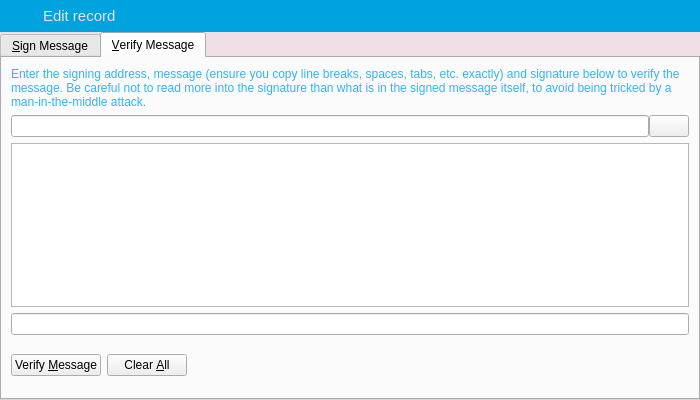
<?xml version="1.0" encoding="UTF-8"?>
<ui version="4.0">
 <class>SignVerifyMessageDialog</class>
 <widget class="QDialog" name="SignVerifyMessageDialog">
  <property name="geometry">
   <rect>
    <x>0</x>
    <y>0</y>
    <width>700</width>
    <height>400</height>
   </rect>
  </property>
  <property name="windowTitle">
   <string>Signatures - Sign / Verify a Message</string>
  </property>
  <property name="styleSheet">
   <string notr="true">QLabel {
	color: #32b4f0;
}

QDialog {
	background-color: #f0dfe7;
}</string>
  </property>
  <property name="modal">
   <bool>true</bool>
  </property>
  <layout class="QVBoxLayout" name="verticalLayout">
   <property name="spacing">
    <number>0</number>
   </property>
   <property name="margin">
    <number>0</number>
   </property>
   <item>
    <widget class="QWidget" name="wHeader" native="true">
     <property name="minimumSize">
      <size>
       <width>0</width>
       <height>32</height>
      </size>
     </property>
     <property name="maximumSize">
      <size>
       <width>16777215</width>
       <height>32</height>
      </size>
     </property>
     <property name="styleSheet">
      <string notr="true">#wHeader {
	background-color: #00a3de;
}</string>
     </property>
     <property name="is_header" stdset="0">
      <bool>true</bool>
     </property>
     <layout class="QHBoxLayout" name="horizontalLayout_19">
      <property name="margin">
       <number>0</number>
      </property>
      <item>
       <spacer name="horizontalSpacer_26">
        <property name="orientation">
         <enum>Qt::Horizontal</enum>
        </property>
        <property name="sizeType">
         <enum>QSizePolicy::Fixed</enum>
        </property>
        <property name="sizeHint" stdset="0">
         <size>
          <width>7</width>
          <height>20</height>
         </size>
        </property>
       </spacer>
      </item>
      <item>
       <widget class="QLabel" name="label_33">
        <property name="sizePolicy">
         <sizepolicy hsizetype="Preferred" vsizetype="Preferred">
          <horstretch>0</horstretch>
          <verstretch>0</verstretch>
         </sizepolicy>
        </property>
        <property name="minimumSize">
         <size>
          <width>30</width>
          <height>30</height>
         </size>
        </property>
        <property name="maximumSize">
         <size>
          <width>30</width>
          <height>30</height>
         </size>
        </property>
        <property name="text">
         <string/>
        </property>
        <property name="pixmap">
         <pixmap resource="../res.qrc">:/res/edit_record_icon.png</pixmap>
        </property>
       </widget>
      </item>
      <item>
       <widget class="QLabel" name="lbTitle">
        <property name="font">
         <font>
          <pointsize>11</pointsize>
          <stylestrategy>PreferAntialias</stylestrategy>
         </font>
        </property>
        <property name="styleSheet">
         <string notr="true">QLabel {
	color: #f0dfe7;
}</string>
        </property>
        <property name="text">
         <string>Edit record</string>
        </property>
       </widget>
      </item>
      <item>
       <widget class="QPushButton" name="bClose">
        <property name="minimumSize">
         <size>
          <width>30</width>
          <height>30</height>
         </size>
        </property>
        <property name="maximumSize">
         <size>
          <width>30</width>
          <height>30</height>
         </size>
        </property>
        <property name="styleSheet">
         <string notr="true">QPushButton {	
	image: url(:/res/close_normal.png);
	border: 0px solid gray;
}
QPushButton:pressed:flat {
	image: url(:/res/close_normal.png);
}

QPushButton:hover {
	image: url(:/res/close_hover.png);
}</string>
        </property>
        <property name="text">
         <string notr="true"/>
        </property>
        <property name="flat">
         <bool>true</bool>
        </property>
       </widget>
      </item>
     </layout>
    </widget>
   </item>
   <item>
    <widget class="QTabWidget" name="tabWidget">
     <property name="currentIndex">
      <number>1</number>
     </property>
     <widget class="QWidget" name="tabSignMessage">
      <attribute name="title">
       <string>&amp;Sign Message</string>
      </attribute>
      <layout class="QVBoxLayout" name="verticalLayout_SM">
       <item>
        <widget class="QLabel" name="infoLabel_SM">
         <property name="text">
          <string>You can sign messages with your addresses to prove you own them. Be careful not to sign anything vague, as phishing attacks may try to trick you into signing your identity over to them. Only sign fully-detailed statements you agree to.</string>
         </property>
         <property name="textFormat">
          <enum>Qt::PlainText</enum>
         </property>
         <property name="wordWrap">
          <bool>true</bool>
         </property>
        </widget>
       </item>
       <item>
        <layout class="QHBoxLayout" name="horizontalLayout_1_SM">
         <property name="spacing">
          <number>0</number>
         </property>
         <item>
          <widget class="QValidatedLineEdit" name="addressIn_SM">
           <property name="toolTip">
            <string>The address to sign the message with (e.g. 7NS17iag9jJgTHD1VXjvLCEnZuQ3rJDE9L)</string>
           </property>
           <property name="maxLength">
            <number>34</number>
           </property>
          </widget>
         </item>
         <item>
          <widget class="QPushButton" name="addressBookButton_SM">
           <property name="toolTip">
            <string>Choose an address from the address book</string>
           </property>
           <property name="text">
            <string/>
           </property>
           <property name="icon">
            <iconset resource="../bitcoin.qrc">
             <normaloff>:/icons/address-book</normaloff>:/icons/address-book</iconset>
           </property>
           <property name="shortcut">
            <string>Alt+A</string>
           </property>
           <property name="autoDefault">
            <bool>false</bool>
           </property>
          </widget>
         </item>
         <item>
          <widget class="QPushButton" name="pasteButton_SM">
           <property name="toolTip">
            <string>Paste address from clipboard</string>
           </property>
           <property name="text">
            <string/>
           </property>
           <property name="icon">
            <iconset resource="../bitcoin.qrc">
             <normaloff>:/icons/editpaste</normaloff>:/icons/editpaste</iconset>
           </property>
           <property name="shortcut">
            <string>Alt+P</string>
           </property>
           <property name="autoDefault">
            <bool>false</bool>
           </property>
          </widget>
         </item>
        </layout>
       </item>
       <item>
        <widget class="QPlainTextEdit" name="messageIn_SM">
         <property name="toolTip">
          <string>Enter the message you want to sign here</string>
         </property>
        </widget>
       </item>
       <item>
        <widget class="QLabel" name="signatureLabel_SM">
         <property name="text">
          <string>Signature</string>
         </property>
         <property name="textFormat">
          <enum>Qt::PlainText</enum>
         </property>
        </widget>
       </item>
       <item>
        <layout class="QHBoxLayout" name="horizontalLayout_2_SM">
         <property name="spacing">
          <number>0</number>
         </property>
         <item>
          <widget class="QLineEdit" name="signatureOut_SM">
           <property name="font">
            <font>
             <italic>true</italic>
            </font>
           </property>
           <property name="readOnly">
            <bool>true</bool>
           </property>
          </widget>
         </item>
         <item>
          <widget class="QPushButton" name="copySignatureButton_SM">
           <property name="toolTip">
            <string>Copy the current signature to the system clipboard</string>
           </property>
           <property name="text">
            <string/>
           </property>
           <property name="icon">
            <iconset resource="../bitcoin.qrc">
             <normaloff>:/icons/editcopy</normaloff>:/icons/editcopy</iconset>
           </property>
           <property name="autoDefault">
            <bool>false</bool>
           </property>
          </widget>
         </item>
        </layout>
       </item>
       <item>
        <layout class="QHBoxLayout" name="horizontalLayout_3_SM">
         <item>
          <widget class="QPushButton" name="signMessageButton_SM">
           <property name="toolTip">
            <string>Sign the message to prove you own this GrumpyCoin address</string>
           </property>
           <property name="text">
            <string>Sign &amp;Message</string>
           </property>
           <property name="icon">
            <iconset resource="../bitcoin.qrc">
             <normaloff>:/icons/edit</normaloff>:/icons/edit</iconset>
           </property>
           <property name="autoDefault">
            <bool>false</bool>
           </property>
          </widget>
         </item>
         <item>
          <widget class="QPushButton" name="clearButton_SM">
           <property name="toolTip">
            <string>Reset all sign message fields</string>
           </property>
           <property name="text">
            <string>Clear &amp;All</string>
           </property>
           <property name="icon">
            <iconset resource="../bitcoin.qrc">
             <normaloff>:/icons/remove</normaloff>:/icons/remove</iconset>
           </property>
           <property name="autoDefault">
            <bool>false</bool>
           </property>
          </widget>
         </item>
         <item>
          <spacer name="horizontalSpacer_1_SM">
           <property name="orientation">
            <enum>Qt::Horizontal</enum>
           </property>
           <property name="sizeHint" stdset="0">
            <size>
             <width>40</width>
             <height>48</height>
            </size>
           </property>
          </spacer>
         </item>
         <item>
          <widget class="QLabel" name="statusLabel_SM">
           <property name="font">
            <font>
             <weight>75</weight>
             <bold>true</bold>
            </font>
           </property>
           <property name="text">
            <string/>
           </property>
           <property name="wordWrap">
            <bool>true</bool>
           </property>
          </widget>
         </item>
         <item>
          <spacer name="horizontalSpacer_2_SM">
           <property name="orientation">
            <enum>Qt::Horizontal</enum>
           </property>
           <property name="sizeHint" stdset="0">
            <size>
             <width>40</width>
             <height>48</height>
            </size>
           </property>
          </spacer>
         </item>
        </layout>
       </item>
      </layout>
     </widget>
     <widget class="QWidget" name="tabVerifyMessage">
      <attribute name="title">
       <string>&amp;Verify Message</string>
      </attribute>
      <layout class="QVBoxLayout" name="verticalLayout_VM">
       <item>
        <widget class="QLabel" name="infoLabel_VM">
         <property name="text">
          <string>Enter the signing address, message (ensure you copy line breaks, spaces, tabs, etc. exactly) and signature below to verify the message. Be careful not to read more into the signature than what is in the signed message itself, to avoid being tricked by a man-in-the-middle attack.</string>
         </property>
         <property name="textFormat">
          <enum>Qt::PlainText</enum>
         </property>
         <property name="alignment">
          <set>Qt::AlignLeading|Qt::AlignLeft|Qt::AlignTop</set>
         </property>
         <property name="wordWrap">
          <bool>true</bool>
         </property>
        </widget>
       </item>
       <item>
        <layout class="QHBoxLayout" name="horizontalLayout_1_VM">
         <property name="spacing">
          <number>0</number>
         </property>
         <item>
          <widget class="QValidatedLineEdit" name="addressIn_VM">
           <property name="toolTip">
            <string>The address the message was signed with (e.g. 7NS17iag9jJgTHD1VXjvLCEnZuQ3rJDE9L)</string>
           </property>
           <property name="maxLength">
            <number>34</number>
           </property>
          </widget>
         </item>
         <item>
          <widget class="QPushButton" name="addressBookButton_VM">
           <property name="toolTip">
            <string>Choose an address from the address book</string>
           </property>
           <property name="text">
            <string/>
           </property>
           <property name="icon">
            <iconset resource="../bitcoin.qrc">
             <normaloff>:/icons/address-book</normaloff>:/icons/address-book</iconset>
           </property>
           <property name="shortcut">
            <string>Alt+A</string>
           </property>
           <property name="autoDefault">
            <bool>false</bool>
           </property>
          </widget>
         </item>
        </layout>
       </item>
       <item>
        <widget class="QPlainTextEdit" name="messageIn_VM"/>
       </item>
       <item>
        <widget class="QValidatedLineEdit" name="signatureIn_VM"/>
       </item>
       <item>
        <layout class="QHBoxLayout" name="horizontalLayout_2_VM">
         <item>
          <widget class="QPushButton" name="verifyMessageButton_VM">
           <property name="toolTip">
            <string>Verify the message to ensure it was signed with the specified GrumpyCoin address</string>
           </property>
           <property name="text">
            <string>Verify &amp;Message</string>
           </property>
           <property name="icon">
            <iconset resource="../bitcoin.qrc">
             <normaloff>:/icons/transaction_0</normaloff>:/icons/transaction_0</iconset>
           </property>
           <property name="autoDefault">
            <bool>false</bool>
           </property>
          </widget>
         </item>
         <item>
          <widget class="QPushButton" name="clearButton_VM">
           <property name="toolTip">
            <string>Reset all verify message fields</string>
           </property>
           <property name="text">
            <string>Clear &amp;All</string>
           </property>
           <property name="icon">
            <iconset resource="../bitcoin.qrc">
             <normaloff>:/icons/remove</normaloff>:/icons/remove</iconset>
           </property>
           <property name="autoDefault">
            <bool>false</bool>
           </property>
          </widget>
         </item>
         <item>
          <spacer name="horizontalSpacer_1_VM">
           <property name="orientation">
            <enum>Qt::Horizontal</enum>
           </property>
           <property name="sizeHint" stdset="0">
            <size>
             <width>40</width>
             <height>48</height>
            </size>
           </property>
          </spacer>
         </item>
         <item>
          <widget class="QLabel" name="statusLabel_VM">
           <property name="font">
            <font>
             <weight>75</weight>
             <bold>true</bold>
            </font>
           </property>
           <property name="text">
            <string/>
           </property>
           <property name="wordWrap">
            <bool>true</bool>
           </property>
          </widget>
         </item>
         <item>
          <spacer name="horizontalSpacer_2_VM">
           <property name="orientation">
            <enum>Qt::Horizontal</enum>
           </property>
           <property name="sizeHint" stdset="0">
            <size>
             <width>40</width>
             <height>48</height>
            </size>
           </property>
          </spacer>
         </item>
        </layout>
       </item>
      </layout>
     </widget>
    </widget>
   </item>
  </layout>
 </widget>
 <customwidgets>
  <customwidget>
   <class>QValidatedLineEdit</class>
   <extends>QLineEdit</extends>
   <header>qvalidatedlineedit.h</header>
  </customwidget>
 </customwidgets>
 <resources>
  <include location="../bitcoin.qrc"/>
  <include location="../res.qrc"/>
 </resources>
 <connections>
  <connection>
   <sender>bClose</sender>
   <signal>clicked()</signal>
   <receiver>SignVerifyMessageDialog</receiver>
   <slot>reject()</slot>
   <hints>
    <hint type="sourcelabel">
     <x>489</x>
     <y>15</y>
    </hint>
    <hint type="destinationlabel">
     <x>349</x>
     <y>199</y>
    </hint>
   </hints>
  </connection>
 </connections>
</ui>
